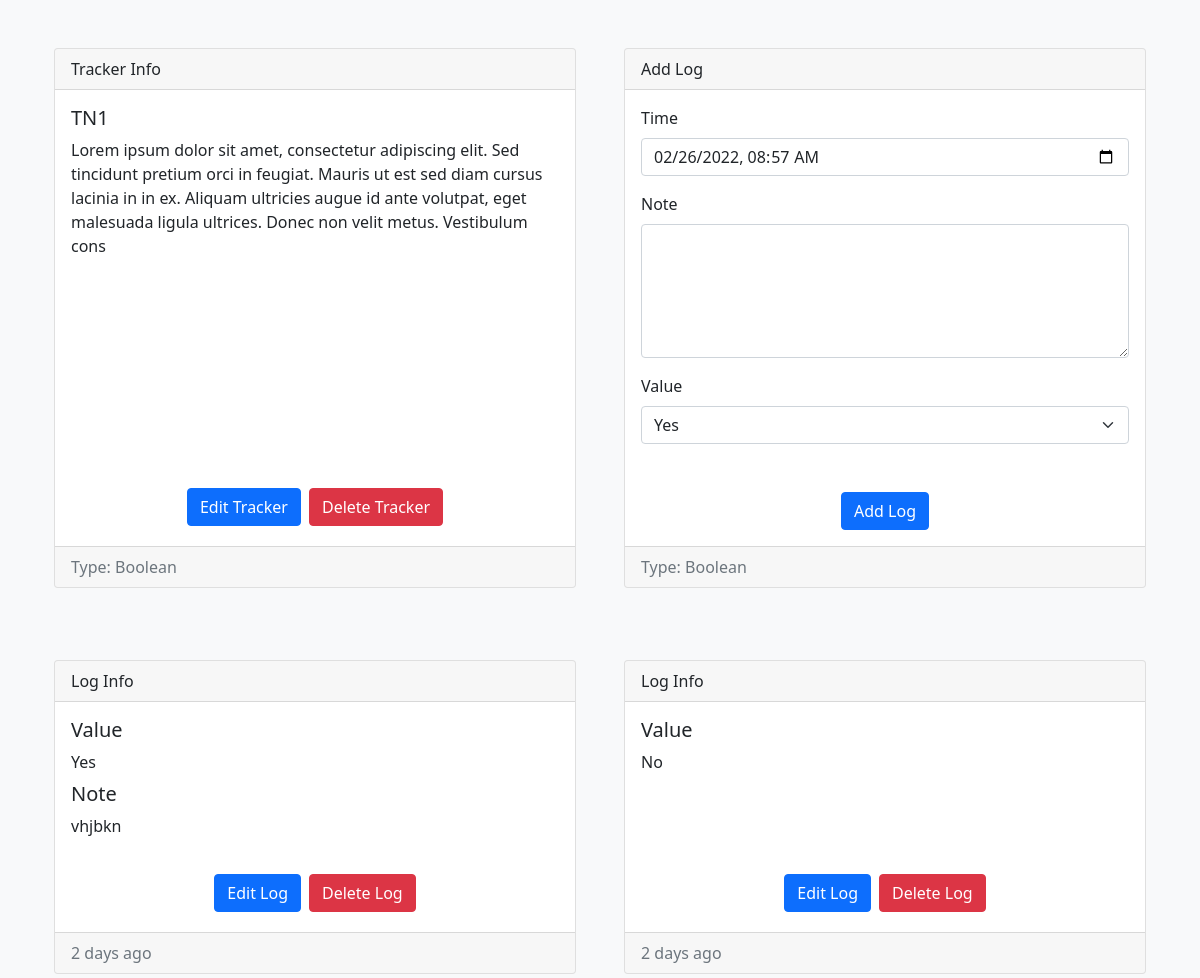
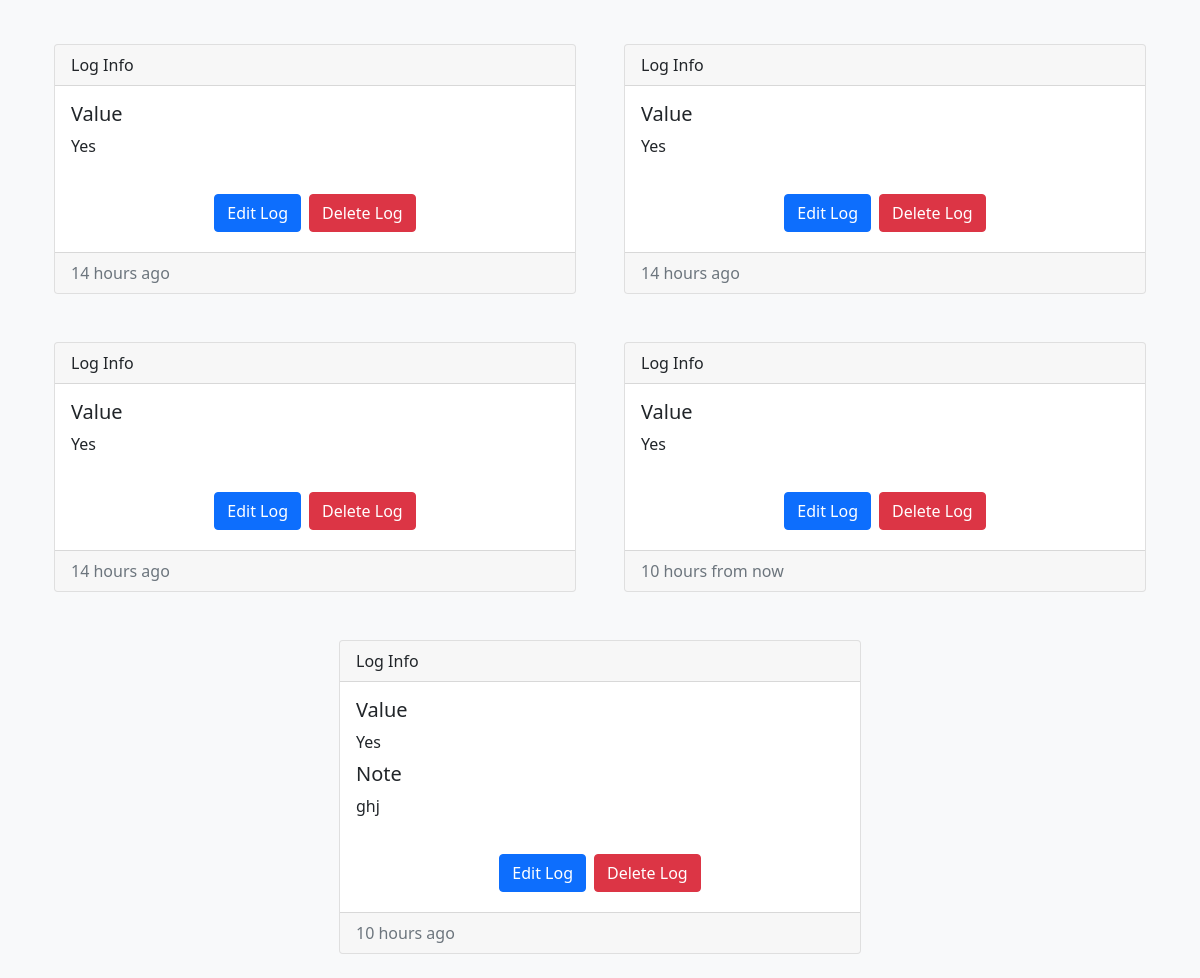
The app's page /trackers/view?id=1 (signed in) with its own data (2 pictures, top to bottom).
### models/models.py (models this page shows)
class TrackerModel(db.Model):
    __tablename__ = "trackers"
    t_id = db.Column(db.Integer(), primary_key=True)
    t_name = db.Column(db.String(64), nullable=False)
    t_desc = db.Column(db.String(256))
    t_type = db.Column(db.Integer(), db.ForeignKey("tracker_types.tt_id", ondelete="CASCADE"), nullable=False)
    t_user = db.Column(db.Integer(), db.ForeignKey("users.id", ondelete="CASCADE"), nullable=False)
    t_type_name = db.relationship("TrackerTypes", uselist=False)
    t_unit = db.relationship("TrackerUnit", cascade="all, delete", uselist=False)
    t_options = db.relationship("TrackerOptions", cascade="all, delete")
    t_logs = db.relationship("TrackerLogs", cascade="all, delete")

class TrackerTypes(db.Model):
    __tablename__ = "tracker_types"
    tt_id = db.Column(db.Integer(), primary_key=True, autoincrement=True)
    tt_name = db.Column(db.String(64), unique=True, nullable=False)

class TrackerLogs(db.Model):
    __tablename__ = "tracker_logs"
    tl_id = db.Column(db.Integer(), primary_key=True, autoincrement=True)
    tl_time = db.Column(db.DateTime(), nullable=False)
    tl_note = db.Column(db.String(256))
    tl_tracker = db.Column(db.Integer(), db.ForeignKey("trackers.t_id", ondelete="CASCADE"), nullable=False)
    tl_vals = db.relationship("TrackerValues", cascade="all, delete")

class TrackerValues(db.Model):
    __tablename__ = "tracker_vals"
    tv_id = db.Column(db.Integer(), primary_key=True, autoincrement=True)
    tv_val = db.Column(db.Numeric(10, 2), nullable=False)
    tv_log = db.Column(db.Integer(), db.ForeignKey("tracker_logs.tl_id", ondelete="CASCADE"), nullable=False)

### views/views.py (the view, shortened to what this page needs)
@app.route("/trackers/view", methods=["GET", "POST"])
@login_required
def trackers_view():
    t_id = request.args.get("id", "")
    if not (t_id.isdigit()):
        flash("Invalid Tracker", "danger")
        return redirect("/trackers")
    t_id = int(t_id)
    tracker = TrackerModel.query.filter(TrackerModel.t_id == t_id, TrackerModel.t_user == current_user.id).first()
    if not tracker:
        flash("Invalid Tracker", "danger")
        return redirect("/trackers")
    options = {x.to_id: x.to_name for x in tracker.t_options}
    return render_template("trackers/view.html", user=current_user, tracker=tracker, options=options)

### auth/auth.py (called while the page is built)
@login.user_loader
def load_user(id):
    return UserModel.query.get(int(id))

### templates/filters/filters.py (called while the page is built)
@app.template_filter()
def pretty_datetime(datetime):
    return naturaltime(datetime)

### templates/trackers/view.html (shortened to what this page needs)
<!DOCTYPE html>
<html lang="en">
    <head>
        <link rel="stylesheet" href="{{ url_for('static', filename='css/bootstrap.min.css')}}">
        <link rel="stylesheet" href="{{ url_for('static', filename='css/fontawesome.all.min.css')}}">
        <link rel="stylesheet" href="{{ url_for('static', filename='css/tracker_view.css')}}">
    </head>
    <body class="bg-light">
        <div class="container">
            <div class="row equal bg-light mt-4">
                <div class="col-sm-12 col-md-12 col-lg-6 col-xl-6 d-flex justify-content-center p-4">
                    <div class="card flex-fill">
                        <div class="card-header">Tracker Info</div>
                        <div class="card-body">
                            <h5 class="card-title">{{ tracker.t_name }}</h5>
                            <p class="card-text">{{ tracker.t_desc }}</p>
                        </div>
                        <div class="card-body d-flex justify-content-center align-items-end">
                            <a href="/trackers/edit?id={{ tracker.t_id }}" class="btn btn-primary m-1">Edit Tracker</a>
                            <form action="" method="POST" style="display: inline;">
                                <button type="submit" class="btn btn-danger m-1">Delete Tracker</button>
                            </form>
                        </div>
                        <div class="card-footer text-muted">
                            <span>Type: {{ tracker.t_type_name.tt_name }}</span>
                        </div>
                    </div>
                </div>
                <div class="col-sm-12 col-md-12 col-lg-6 col-xl-6 d-flex justify-content-center p-4">
                    <div class="card flex-fill">
                        <form action="" method="POST" style="width: 100%;">
                            <div class="card-header">Add Log</div>
                            <div class="card-body">
                                <div class="mb-3">
                                    <label for="tl_time" class="form-label">Time</label>
                                    <input type="datetime-local" class="form-control" id="tl_time" name="tl_time" required>
                                </div>
                                <div class="mb-3">
                                    <label for="tl_note" class="form-label">Note</label>
                                    <textarea rows="5" class="form-control" id="tl_note" name="tl_note" maxlength="256"></textarea>
                                </div>
                                {% if tracker.t_type_name.tt_name == "Boolean" %}
                                <label for="tl_val" class="form-label">Value</label>
                                <div class="mb-3">
                                    <select id="tl_val" name="tl_val" class="form-select" required>
                                        <option value="1" selected>Yes</option>
                                    </select>
                                </div>
                                {% elif tracker.t_type_name.tt_name == "Integer" %}
                                <label for="tl_val" class="form-label">Value</label>
                                <div class="input-group mb-3">
                                    <input type="number" step="1" id="tl_val" name="tl_val" class="form-control" aria-describedby="tl_unit" required>
                                    <span class="input-group-text" id="tl_unit">{{ tracker.t_unit.tu_name }}</span>
                                </div>
                                {% elif tracker.t_type_name.tt_name == "Decimal" %}
                                <label for="tl_val" class="form-label">Value</label>
                                <div class="input-group mb-3">
                                    <input type="number" step="0.01" id="tl_val" name="tl_val" class="form-control" aria-describedby="tl_unit" required>
                                    <span class="input-group-text" id="tl_unit">{{ tracker.t_unit.tu_name }}</span>
                                </div>
                                {% endif %}
                            </div>
                            <div class="card-body d-flex justify-content-center align-items-end">
                                <button type="submit" class="btn btn-primary">Add Log</button>
                            </div>
                            <div class="card-footer text-muted">
                                <span>Type: {{ tracker.t_type_name.tt_name }}</span>
                            </div>
                        </form>
                    </div>
                </div>
            </div>
        </div>
        <div class="container">
            <div class="row equal d-flex justify-content-center bg-light mt-4">
                {% for log in tracker.t_logs %}
                <div class="col-sm-12 col-md-12 col-lg-6 col-xl-6 d-flex justify-content-center p-4">
                    <div class="card flex-fill">
                        <div class="card-header">Log Info</div>
                        <div class="card-body">
                            <h5 class="card-title">
                                {% if tracker.t_type_name.tt_name == "Multi Select" %}
                                Values
                                {% else %}
                                Value
                                {% endif %}
                            </h5>
                            <div class="card-text">
                                {% for val in log.tl_vals %}
                                <div>
                                    {% if tracker.t_type_name.tt_name == "Boolean" %}
                                        {% if val.tv_val | int == 1 %}
                                        Yes
                                        {% elif val.tv_val | int == 0 %}
                                        No
                                        {% endif %}
                                    {% elif tracker.t_type_name.tt_name == "Integer" %}
                                        {{ val.tv_val | int }}
                                    {% elif tracker.t_type_name.tt_name == "Decimal" %}
                                        {{ val.tv_val | round(2) }}
                                    {% elif tracker.t_type_name.tt_name == "Duration" %}
                                        Hours: {{ val.tv_val // 3600 }} | Minutes: {{ (val.tv_val % 3600) // 60 }} | Seconds: {{ (val.tv_val % 60) | int }}
                                    {% elif tracker.t_type_name.tt_name == "Single Select" %}
                                        {{ options[val.tv_val | int] }}
                                    {% elif tracker.t_type_name.tt_name == "Multi Select" %}
                                        {{ options[val.tv_val | int] }}
                                    {% endif %}
                                </div>
                                {% endfor %}
                            </div>
                            {% if log.tl_note | length > 0 %}
                            <h5 class="card-title pt-2">Note</h5>
                            <div class="card-text">{{ log.tl_note }}</div>
                            {% endif %}
                        </div>
                        <div class="card-body d-flex justify-content-center align-items-end">
                            <a href="/trackers/log/edit?tid={{ tracker.t_id }}&lid={{ log.tl_id }}" class="btn btn-primary m-1">Edit Log</a>
                            <form action="" method="POST" style="display: inline;">
                                <button type="submit" class="btn btn-danger m-1">Delete Log</button>
                            </form>
                        </div>
                        <div class="card-footer text-muted">
                            {{ log.tl_time | pretty_datetime }}
                        </div>
                    </div>
                </div>
                {% endfor %}
            </div>
        </div>
    </body>
</html>

### static/css/tracker_view.css (style rules this page uses)
.card { transition: transform 0.2s ease; }

### records on screen
TrackerModel: t_name "TN1", t_desc "Lorem ipsum dolor sit amet, consectetur adipiscing elit. Sed tincidunt pretium orci in feugiat. Mauris ut est sed diam cursus lacinia in in ex. Aliquam ultricies augue id ante volutpat, eget malesuada ligula ultrices. Donec non velit metus. Vestibulum cons"
TrackerTypes: t_type_name.tt_name "Boolean"
TrackerLogs: tl_note "vhjbkn", tl_time|pretty_datetime "2 days ago"
TrackerValues: tv_val "Yes"
TrackerLogs: tl_time|pretty_datetime "2 days ago"
TrackerValues: tv_val "No"
TrackerLogs: tl_time|pretty_datetime "14 hours ago"
TrackerValues: tv_val "Yes"
TrackerLogs: tl_time|pretty_datetime "14 hours ago"
TrackerValues: tv_val "Yes"
TrackerLogs: tl_time|pretty_datetime "14 hours ago"
TrackerValues: tv_val "Yes"
TrackerLogs: tl_time|pretty_datetime "10 hours from now"
TrackerValues: tv_val "Yes"
TrackerLogs: tl_note "ghj", tl_time|pretty_datetime "10 hours ago"
TrackerValues: tv_val "Yes"
